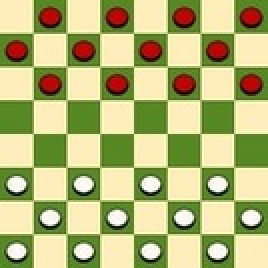
#> input picture check8_8_1.jpg, 134 x 134 px, shrunk from 160 x 160 before the run (shown 2 times larger)
$ python h1_1.py
#> lines starting #> are read from the running program, lines starting #| are printed output that depends on the picture; after the words box and inside, x2 and y2 are one past the last pixel; in counts of white or black regions, pixels touching at a corner belong together
import cv2
import numpy as np

def determine_checkerboard_size(image_path):
    # Read the image
#> called with image_path = 'check8_8_1.jpg'
    img = cv2.imread(image_path, cv2.IMREAD_COLOR)
#> img is the input picture: shape (134, 134, 3); mean B, G, R 118.4, 180.2, 178.3

    # Convert to grayscale for processing
    gray = cv2.cvtColor(img, cv2.COLOR_BGR2GRAY)
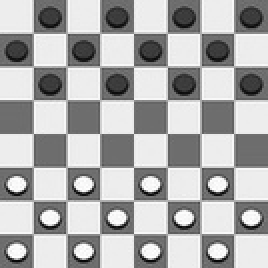
#> gray: shape (134, 134) (shown 2 times larger); min 5, max 255, mean 172.6

    # Circle detection and removal
    circles = cv2.HoughCircles(gray, cv2.HOUGH_GRADIENT, dp=1, minDist=30, param1=50, param2=30, minRadius=5, maxRadius=40)
#> circles = [[125.5, 8.5, 5.5]]
    if circles is not None:
        circles = np.uint16(np.around(circles))
#> circles = [[126, 8, 6]]
        for i in circles[0,:]:
            cv2.circle(gray, (i[0], i[1]), i[2], (127,127,127), -1)  # Overwrite circle with average checkerboard color
#> this loop made 1 pass
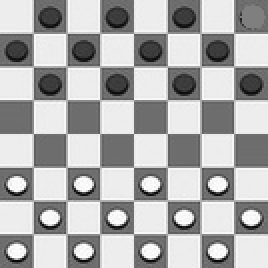
#> gray: shape (134, 134) (shown 2 times larger); 0.63% of pixels changed, all inside (x1, y1, x2, y2) = (120, 2, 133, 15)


    # Image enhancement using adaptive histogram equalization
    clahe = cv2.createCLAHE(clipLimit=2.0, tileGridSize=(8, 8))
    enhanced_img = clahe.apply(gray)
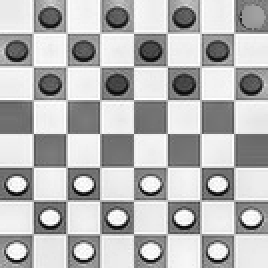
#> enhanced_img: shape (134, 134) (shown 2 times larger); min 5, max 255, mean 181.9

    # Thresholding
    _, threshed = cv2.threshold(enhanced_img, 127, 255, cv2.THRESH_BINARY_INV)
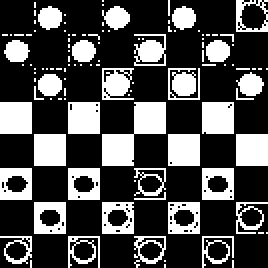
#> threshed: shape (134, 134) (shown 2 times larger); 30.2% white; 113 white regions (81 under 20 px)

    # Finding contours
    contours, _ = cv2.findContours(threshed, cv2.RETR_TREE, cv2.CHAIN_APPROX_SIMPLE)
#> contours = 194 contours, 146 with area under 20; largest, box (x1, y1, x2, y2) and area: (51, 51, 83, 83) 448, (84, 101, 100, 117) 225, (17, 101, 33, 117) 225, (101, 84, 117, 100) 225, (34, 84, 50, 100) 225

    # Assuming the largest contour (after a certain size) is the checkerboard
    max_contour = max(contours, key=cv2.contourArea)
#> max_contour = contour of 15 points, box (x1, y1, x2, y2) (51, 51, 83, 83), area 448

    # Applying perspective transform if the contour has 4 points (approximation)
    if len(max_contour) == 4:
        pts1 = np.array([max_contour[0], max_contour[1], max_contour[2], max_contour[3]], dtype="float32")
        side = max(img.shape)
        pts2 = np.array([[0, 0], [side - 1, 0], [side - 1, side - 1], [0, side - 1]], dtype="float32")
        matrix = cv2.getPerspectiveTransform(pts1, pts2)
        img = cv2.warpPerspective(img, matrix, (side, side))

    # Check for 8x8 checkerboard
    pattern_size = (7, 7)
    found, _ = cv2.findChessboardCorners(img, pattern_size)
#> found = False
    if found:
        return "8 x 8 (British/American rules)"

    # Check for 10x10 checkerboard
    pattern_size = (9, 9)
    found, _ = cv2.findChessboardCorners(img, pattern_size)
    if found:
        return "10 x 10 (International rules)"

    return "Checkerboard not recognized"


# Testing
image_paths = ['check8_8_1.jpg', 'check8_8_2.jpg','check8_8_3.jpg',
               'check10_10.jpg', 'check10_10_2.jpg','check12_12.jpg']  # replace with the paths to your images
for path in image_paths:
#> (the run stopped early here; a loop or call above may not have finished)
